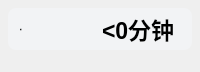
<?xml version="1.0" encoding="UTF-8"?>
<ui version="4.0">
 <class>Theme</class>
 <widget class="QWidget" name="Form">
  <property name="geometry">
   <rect>
    <x>0</x>
    <y>0</y>
    <width>200</width>
    <height>50</height>
   </rect>
  </property>
  <property name="minimumSize">
   <size>
    <width>0</width>
    <height>0</height>
   </size>
  </property>
  <property name="windowTitle">
   <string>Form</string>
  </property>
  <layout class="QVBoxLayout" name="verticalLayout">
   <property name="leftMargin">
    <number>8</number>
   </property>
   <property name="topMargin">
    <number>8</number>
   </property>
   <property name="rightMargin">
    <number>8</number>
   </property>
   <property name="bottomMargin">
    <number>22</number>
   </property>
   <item>
    <widget class="QFrame" name="backgnd">
     <property name="styleSheet">
      <string notr="true">background-color: rgba(242, 243, 245, 255);
border-radius: 8px</string>
     </property>
     <property name="frameShape">
      <enum>QFrame::StyledPanel</enum>
     </property>
     <property name="frameShadow">
      <enum>QFrame::Raised</enum>
     </property>
     <layout class="QHBoxLayout" name="horizontalLayout">
      <property name="spacing">
       <number>4</number>
      </property>
      <property name="leftMargin">
       <number>12</number>
      </property>
      <property name="topMargin">
       <number>4</number>
      </property>
      <property name="rightMargin">
       <number>12</number>
      </property>
      <property name="bottomMargin">
       <number>4</number>
      </property>
      <item>
       <widget class="QLabel" name="subject">
        <property name="font">
         <font>
          <family>Microsoft YaHei UI</family>
          <pointsize>17抢修一个</pointsize>
          <weight>75</weight>
          <bold>true</bold>
         </font>
        </property>
        <property name="styleSheet">
         <string notr="true">color: rgba(37, 37, 37, 255);
font-weight: bold</string>
        </property>
        <property name="text">
         <string>测试</string>
        </property>
       </widget>
      </item>
      <item>
       <widget class="QLabel" name="activity_countdown">
        <property name="font">
         <font>
          <family>Microsoft YaHei UI</family>
          <pointsize>17</pointsize>
          <weight>35</weight>
          <bold>true</bold>
         </font>
        </property>
        <property name="styleSheet">
         <string notr="true">color: rgba(0, 0, 0, 255);
font-weight: bold;</string>
        </property>
        <property name="text">
         <string>&lt;0分钟</string>
        </property>
       </widget>
      </item>
     </layout>
    </widget>
   </item>
  </layout>
 </widget>
 <customwidgets>
  <customwidget>
   <class>ProgressBar</class>
   <extends>QProgressBar</extends>
   <header>qfluentwidgets</header>
  </customwidget>
  <customwidget>
   <class>ProgressRing</class>
   <extends>ProgressBar</extends>
   <header>qfluentwidgets</header>
  </customwidget>
 </customwidgets>
 <resources/>
 <connections/>
</ui>
